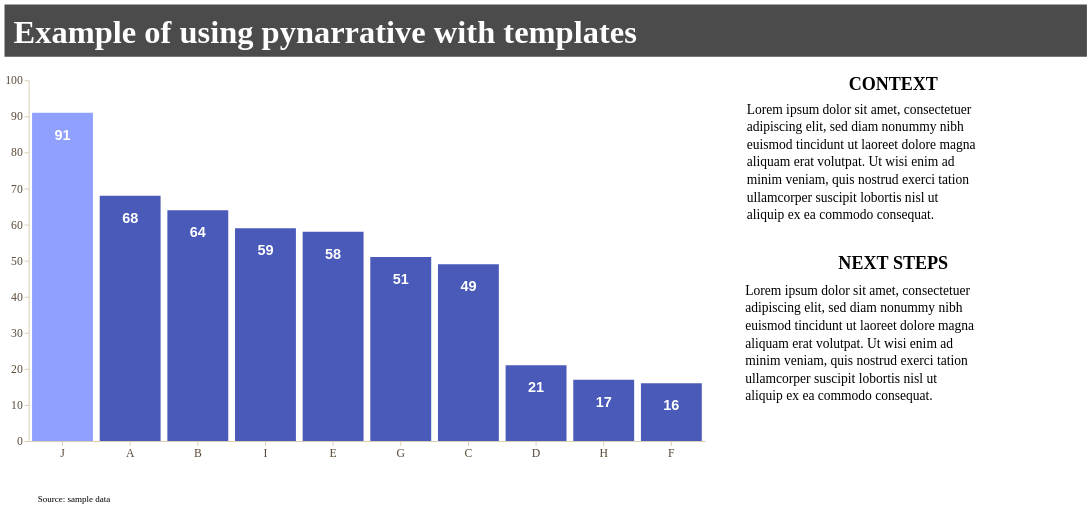

Source (notebook cell):
### Markdown cell above
Data story with **bar chart**

### Code cell
story = (
    pn.Story(
    #Builing the Story class object
        data = data_value,
        width = 750,
        height = 400,
        template = sampleTemplate #Using sampleTemplate
    )

    #Method invocation
    #Bar chart
    .mark_bar()

    #Data encoding
    .encode(
        x = alt.X(
            "cathegory:N",
            title = "", 
            sort = "-y" #Sorting data in descending order
        ),
        y = alt.Y(
            "value:Q",
            title = "",
        ),
    )
    
    #Data source
    .add_source(
        text = "Source: sample data",
        position = "bottom",
        align = "left"
    )
    
    #Title and subtitle
    .add_title(
        title = "Example of using pynarrative with templates",
        align = "left",
    )

    .add_context(
        text = "Lorem ipsum dolor sit amet, consectetuer adipiscing elit, sed diam nonummy nibh euismod tincidunt ut laoreet dolore magna aliquam erat volutpat. Ut wisi enim ad minim veniam, quis nostrud exerci tation ullamcorper suscipit lobortis nisl ut aliquip ex ea commodo consequat.",
        position = "right",
        align = "top",
        title_dy = 20
    )

    #Next steps area (on the right)
    .add_next_steps(
        steps = [
            "Lorem ipsum dolor sit amet, consectetuer adipiscing elit, sed diam nonummy nibh euismod tincidunt ut laoreet dolore magna aliquam erat volutpat. Ut wisi enim ad minim veniam, quis nostrud exerci tation ullamcorper suscipit lobortis nisl ut aliquip ex ea commodo consequat.",
            ],
        position = "right",
        mode = "vertical",
        text_align = "left",
        title_dy = -25
    )


    .add_highlight("J")

    .add_labels_chart(
        values = "value:Q",
        font_weight = "bold",
        font_size = 16,
        dy = 25,
        color = "white"
    )

    .render()
)

story

### Figure 1 — Vega-Lite specification as saved in the notebook (floating-point values rounded to 4 significant figures)
{"config": {"view": {"continuousWidth": 300, "continuousHeight": 300, "strokeWidth": 0}, "axis": {"domainColor": "#d8c9ad", "grid": false, "labelColor": "#594a37", "labelFont": "Montserrat", "labelFontSize": 13, "tickColor": "#d8c9ad", "titleColor": "#FFFFFF", "titleFont": "Montserrat", "titleFontSize": 14}, "axisX": {"labelAngle": 0, "labelExpr": "length(datum.label) > 12 ? replace(datum.label, /\\s+/, '\\n') : datum.label", "labelLineHeight": 14}, "bar": {"color": "rgb(73, 90, 185)"}, "legend": {"labelColor": "#594a37", "labelFont": "Montserrat", "labelFontSize": 12, "titleColor": "#FFFFFF", "titleFont": "Montserrat", "titleFontSize": 12}, "line": {"color": "rgb(73, 90, 185)"}, "mark": {"strokeWidth": 2.5}, "point": {"color": "#000000", "filled": true, "size": 75}, "range": {"category": ["rgb(73, 90, 185)", "rgb(143, 160, 255)", "#348035", "#a46cc2", "#d96027"]}, "title": {"color": "#FFFFFF", "font": "Montserrat", "fontSize": 36}}, "vconcat": [{"layer": [{"mark": {"type": "rect", "color": "rgb(75, 75, 75)"}}, {"mark": {"type": "text", "align": "left", "baseline": "top", "color": "#FFFFFF", "font": "Montserrat", "fontSize": 36, "fontWeight": "bold", "text": "Example of using pynarrative with templates"}, "encoding": {"x": {"value": 10}, "y": {"value": 15}}}], "data": {"name": "data-6fad5c34291b82fc9632cbce143d677a"}, "height": 58, "width": 1200.0}, {"hconcat": [{"layer": [{"mark": {"type": "bar"}, "encoding": {"color": {"condition": {"test": {"field": "cathegory", "oneOf": ["J"]}, "field": "cathegory", "legend": null, "scale": {"domain": ["J"], "range": ["rgb(143, 160, 255)"]}, "type": "nominal"}, "value": "rgb(73, 90, 185)"}, "x": {"field": "cathegory", "sort": "-y", "title": "", "type": "nominal"}, "y": {"field": "value", "title": "", "type": "quantitative"}}}, {"mark": {"type": "text", "align": "center", "angle": 0, "color": "white", "dx": 0, "dy": 25, "fontSize": 16, "fontWeight": "bold", "lineBreak": "\n"}, "encoding": {"text": {"field": "value", "type": "quantitative"}, "x": {"field": "cathegory", "sort": "-y", "title": "", "type": "nominal"}, "y": {"field": "value", "title": "", "type": "quantitative"}}}, {"data": {"name": "data-6fad5c34291b82fc9632cbce143d677a"}, "mark": {"type": "text", "align": "left", "baseline": "top", "color": "rgb(0, 0, 0)", "font": "Montserrat", "fontSize": 10, "lineBreak": "\n", "text": "Source: sample data"}, "encoding": {"x": {"value": 10}, "y": {"value": 460}}}], "data": {"name": "data-fdd0a0200532e48ca7c71d4bde050625"}, "height": 400, "width": 750}, {"vconcat": [{"layer": [{"mark": {"type": "rect", "color": "rgb(255, 255, 255)", "cornerRadius": 40.0, "opacity": 1.0, "stroke": "#ffffff", "strokeWidth": 0.8}, "encoding": {"x": {"value": 0}, "x2": {"value": 375.0}, "y": {"value": 0}, "y2": {"value": 186.5}}}, {"mark": {"type": "text", "align": "left", "baseline": "top", "color": "rgb(0, 0, 0)", "font": "Montserrat", "fontSize": 15, "fontStyle": "normal", "fontWeight": "normal", "lineBreak": "\n", "lineHeight": 19.5, "text": "Lorem ipsum dolor sit amet, consectetuer\nadipiscing elit, sed diam nonummy nibh\neuismod tincidunt ut laoreet dolore magna\naliquam erat volutpat. Ut wisi enim ad\nminim veniam, quis nostrud exerci tation\nullamcorper suscipit lobortis nisl ut\naliquip ex ea commodo consequat."}, "encoding": {"x": {"value": 25}, "y": {"value": 25}}}, {"mark": {"type": "text", "align": "center", "baseline": "bottom", "color": "rgb(0, 0, 0)", "dy": 20, "font": "Montserrat", "fontSize": 20, "fontWeight": "bold", "text": "CONTEXT"}, "encoding": {"x": {"value": 187.5}, "y": {"value": -5}}}], "data": {"name": "data-6fad5c34291b82fc9632cbce143d677a"}, "height": 186.5, "width": 375.0}, {"layer": [{"mark": {"type": "rect", "color": "rgb(255, 255, 255)", "cornerRadius": 40.0, "opacity": 1.0, "stroke": "#ffffff", "strokeWidth": 0.8}, "encoding": {"x": {"axis": null, "field": "x", "type": "quantitative"}, "x2": {"field": "x2"}, "y": {"axis": null, "field": "y", "type": "quantitative"}, "y2": {"field": "y2"}}}, {"mark": {"type": "text", "align": "left", "baseline": "top", "color": "rgb(0, 0, 0)", "font": "Montserrat", "fontSize": 15, "lineBreak": "\n", "lineHeight": 19.5}, "encoding": {"text": {"field": "text", "type": "nominal"}, "x": {"axis": null, "field": "x_mid", "type": "quantitative"}, "y": {"axis": null, "field": "y_text", "type": "quantitative"}}}], "data": {"name": "data-1af5f04a4bc4b7f80e1d4be8b2ad5f5d"}, "height": 196.5, "title": {"text": ["NEXT STEPS"], "align": "center", "baseline": "top", "color": "rgb(0, 0, 0)", "dx": 0, "font": "Montserrat", "fontSize": 20, "fontWeight": "bold", "offset": -25}, "width": 375.0}], "spacing": 1}]}], "center": true, "resolve": {"axis": {"x": "shared", "y": "shared"}}, "$schema": "https://vega.github.io/schema/vega-lite/v6.4.1.json", "datasets": {"data-6fad5c34291b82fc9632cbce143d677a": [{"_": 0}], "data-fdd0a0200532e48ca7c71d4bde050625": [{"cathegory": "A", "value": 68}, {"cathegory": "B", "value": 64}, {"cathegory": "C", "value": 49}, {"cathegory": "D", "value": 21}, {"cathegory": "E", "value": 58}, {"cathegory": "F", "value": 16}, {"cathegory": "G", "value": 51}, {"cathegory": "H", "value": 17}, {"cathegory": "I", "value": 59}, {"cathegory": "J", "value": 91}], "data-1af5f04a4bc4b7f80e1d4be8b2ad5f5d": [{"x": 0, "y": 0.0, "x2": 375.0, "y2": 186.5, "text": "Lorem ipsum dolor sit amet, consectetuer\nadipiscing elit, sed diam nonummy nibh\neuismod tincidunt ut laoreet dolore magna\naliquam erat volutpat. Ut wisi enim ad\nminim veniam, quis nostrud exerci tation\nullamcorper suscipit lobortis nisl ut\naliquip ex ea commodo consequat.", "x_mid": 25, "y_text": 161.5}]}}
